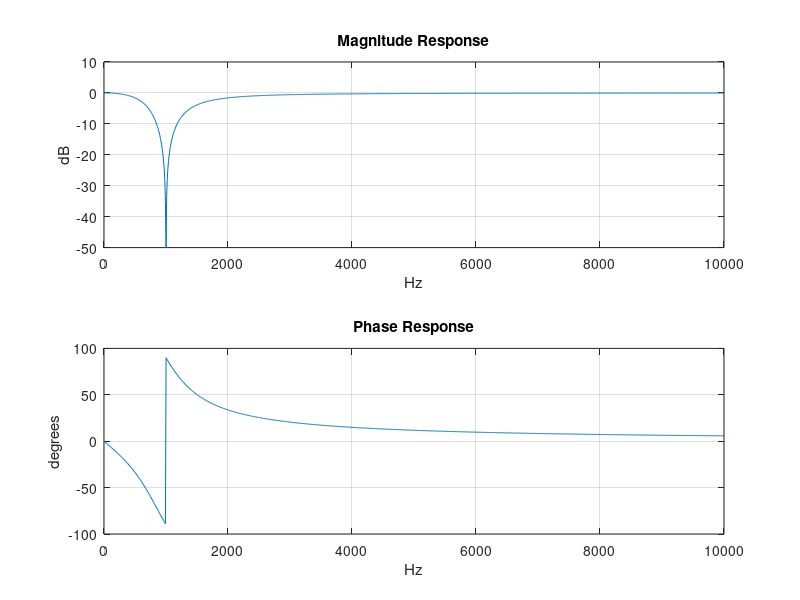

Write the MATLAB code that produced this figure.
%% create DUT 
H = tf([1 0 (2*pi*1e3)^2],[1 2*pi*1e3 (2*pi*1e3)^2]);
% set testbench parameters
BW = 10e3; % single-sided bandwidth
OSR = 4*2.56; % oversampling ratio
Fs = OSR*BW; % sample rate
%Tsweep = 1; % length of chirp in seconds
%L = Tsweep*Fs; % length of chirp in samples
% No averaging, no windowing, no leakage

%% view analytical response
w = linspace(0,2*pi*BW,1000);
[mag,phz,wout] = bode(H,w);
figure;subplot(211);plot(w/(2*pi),20*log10(squeeze(mag)));grid
title('Magnitude Response');xlabel('Hz');ylabel('dB');
set(gca,'Ylim',[-50 10]);
subplot(212);plot(w/(2*pi),squeeze(phz));grid
title('Phase Response');xlabel('Hz');ylabel('degrees');

%% create excitation for stepped-sine measurement
clear u
f1 = 100;
dF = 50;
f2 = 10e3;
%foi = [100:100:800 900:10:1100 1200:100:10000];
foi = [f1:dF:f2];
N = 4*1024;
t = [0:1/Fs:(N-1)/Fs];
A = 1.1;
for k = 1:length(foi)
    if (A == 1)
        A = 1.1;
    else
        A = 1.0;
    end
    u(1+(k-1)*N:k*N) = A*sin(2*pi*foi(k)*t);
end
t = [0:1/Fs:(length(u)-1)/Fs];



